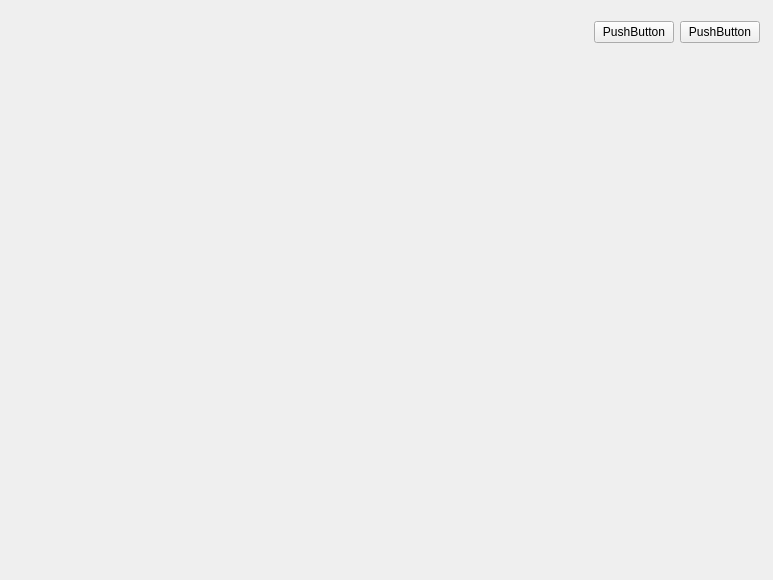
<?xml version="1.0" encoding="UTF-8"?>
<ui version="4.0">
 <class>Widget</class>
 <widget class="QWidget" name="Widget">
  <property name="geometry">
   <rect>
    <x>0</x>
    <y>0</y>
    <width>773</width>
    <height>580</height>
   </rect>
  </property>
  <property name="windowTitle">
   <string>Widget</string>
  </property>
  <property name="Palette" stdset="0">
   <palette>
    <active/>
    <inactive/>
    <disabled/>
   </palette>
  </property>
  <property name="Pixmap" stdset="0">
   <pixmap/>
  </property>
  <widget class="QWidget" name="horizontalLayoutWidget_2">
   <property name="geometry">
    <rect>
     <x>0</x>
     <y>10</y>
     <width>771</width>
     <height>121</height>
    </rect>
   </property>
   <layout class="QHBoxLayout" name="horizontalLayout_2">
    <item>
     <spacer name="horizontalSpacer">
      <property name="orientation">
       <enum>Qt::Horizontal</enum>
      </property>
      <property name="sizeHint" stdset="0">
       <size>
        <width>40</width>
        <height>20</height>
       </size>
      </property>
     </spacer>
    </item>
    <item>
     <layout class="QVBoxLayout" name="verticalLayout">
      <item>
       <layout class="QHBoxLayout" name="horizontalLayout">
        <item>
         <widget class="QPushButton" name="pushButton">
          <property name="text">
           <string>PushButton</string>
          </property>
         </widget>
        </item>
        <item>
         <widget class="QPushButton" name="pushButton_2">
          <property name="text">
           <string>PushButton</string>
          </property>
         </widget>
        </item>
       </layout>
      </item>
      <item>
       <spacer name="verticalSpacer">
        <property name="orientation">
         <enum>Qt::Vertical</enum>
        </property>
        <property name="sizeHint" stdset="0">
         <size>
          <width>20</width>
          <height>40</height>
         </size>
        </property>
       </spacer>
      </item>
      <item>
       <widget class="QLabel" name="label">
        <property name="text">
         <string/>
        </property>
        <property name="pixmap">
         <pixmap>Version.png</pixmap>
        </property>
       </widget>
      </item>
     </layout>
    </item>
   </layout>
  </widget>
 </widget>
 <layoutdefault spacing="6" margin="11"/>
 <resources/>
 <connections/>
</ui>
